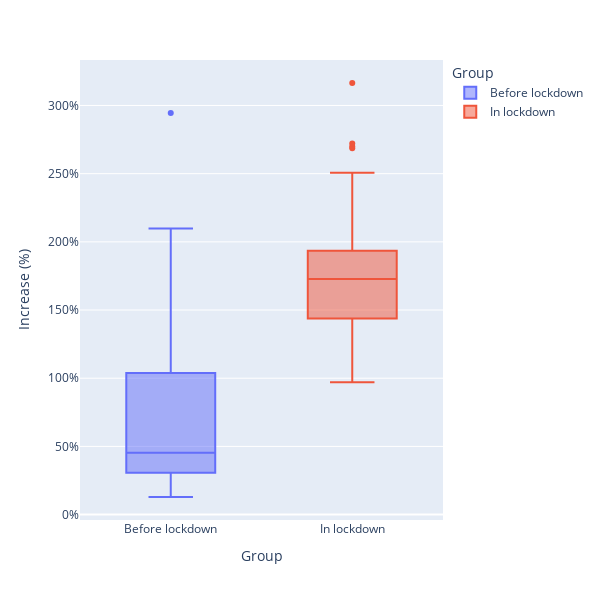

Notebook code for this chart:
### Markdown cell above
### With an R-squared of 0.470, a P-value <0.05 and a coefficient of ~1. Wich means we have around a 100% increase in average and it can't be explained by the null hypothesis.

### Code cell
import plotly.express as px
df_combined = pd.concat([df_control_covid, df_treatment_covid])
df_combined['sum_diff'] = df_combined["sum_diff"]
df = df_combined

# Create a new column 'Group' with values 'Before lockdown' for control group and 'In lockdown' for treatment group
df['Group'] = ['Before lockdown'] * len(df_control) + ['In lockdown'] * len(df_treatment)

fig = px.box(df, x='Group', y='sum_diff', color="Group")
fig.update_traces(quartilemethod="exclusive") # or "inclusive", or "linear" by default

fig.update_layout(
    yaxis=dict(
        tickformat=".0%",  # Set the tick format to display as percentage
        title="Increase (%)",  # Set the y-axis title
    ),
    height=600,  # Adjust the height to make the figure taller
    width=600,   # Adjust the width to make the figure thinner
)

fig.show()

import plotly.io as pio

# Save the figure as an HTML file
pio.write_html(fig, file='figure.html', auto_open=False)

### Figure 1 — Plotly figure (JSON) as saved in the notebook; plotly's stock layout.template omitted (floating-point values rounded to 4 significant figures)
{"data": [{"alignmentgroup": "True", "hovertemplate": "Group=%{x}<br>sum_diff=%{y}<extra></extra>", "legendgroup": "Before lockdown", "marker": {"color": "#636efa"}, "name": "Before lockdown", "notched": false, "offsetgroup": "Before lockdown", "orientation": "v", "quartilemethod": "exclusive", "showlegend": true, "type": "box", "x": ["Before lockdown", "Before lockdown", "Before lockdown", "Before lockdown", "Before lockdown", "Before lockdown", "Before lockdown", "Before lockdown", "Before lockdown", "Before lockdown", "Before lockdown", "Before lockdown", "Before lockdown", "Before lockdown", "Before lockdown", "Before lockdown", "Before lockdown", "Before lockdown", "Before lockdown", "Before lockdown", "Before lockdown", "Before lockdown", "Before lockdown", "Before lockdown", "Before lockdown", "Before lockdown", "Before lockdown", "Before lockdown", "Before lockdown", "Before lockdown", "Before lockdown", "Before lockdown", "Before lockdown", "Before lockdown", "Before lockdown", "Before lockdown", "Before lockdown", "Before lockdown", "Before lockdown", "Before lockdown", "Before lockdown", "Before lockdown", "Before lockdown", "Before lockdown", "Before lockdown", "Before lockdown", "Before lockdown", "Before lockdown", "Before lockdown", "Before lockdown", "Before lockdown", "Before lockdown", "Before lockdown", "Before lockdown", "Before lockdown", "Before lockdown", "Before lockdown", "Before lockdown", "Before lockdown", "Before lockdown", "Before lockdown", "Before lockdown", "Before lockdown", "Before lockdown", "Before lockdown", "Before lockdown"], "x0": " ", "xaxis": "x", "y": [0.4022, 0.3688, 0.1501, 0.1657, 0.3645, 0.1638, 0.2213, 0.2631, 0.2374, 0.1291, 0.1619, 0.2199, 0.2652, 0.371, 0.4293, 0.4292, 0.2767, 0.3719, 0.3077, 0.4674, 0.5134, 0.4577, 0.443, 0.3493, 0.4499, 0.6176, 0.551, 0.4495, 0.5954, 0.4693, 0.245, 0.3389, 0.5135, 0.3611, 0.2255, 0.2917, 0.3443, 0.209, 0.243, 0.3423, 0.4843, 0.3808, 0.521, 0.7524, 2.078, 1.594, 1.109, 0.9537, 0.7937, 0.7563, 1.204, 1.057, 1.313, 2.946, 1.603, 1.246, 1.039, 0.9902, 0.9348, 1.139, 2.098, 2.035, 1.846, 1.772, 1.642, 2.041], "y0": " ", "yaxis": "y"}, {"alignmentgroup": "True", "hovertemplate": "Group=%{x}<br>sum_diff=%{y}<extra></extra>", "legendgroup": "In lockdown", "marker": {"color": "#EF553B"}, "name": "In lockdown", "notched": false, "offsetgroup": "In lockdown", "orientation": "v", "quartilemethod": "exclusive", "showlegend": true, "type": "box", "x": ["In lockdown", "In lockdown", "In lockdown", "In lockdown", "In lockdown", "In lockdown", "In lockdown", "In lockdown", "In lockdown", "In lockdown", "In lockdown", "In lockdown", "In lockdown", "In lockdown", "In lockdown", "In lockdown", "In lockdown", "In lockdown", "In lockdown", "In lockdown", "In lockdown", "In lockdown", "In lockdown", "In lockdown", "In lockdown", "In lockdown", "In lockdown", "In lockdown", "In lockdown", "In lockdown", "In lockdown", "In lockdown", "In lockdown", "In lockdown", "In lockdown", "In lockdown", "In lockdown", "In lockdown", "In lockdown", "In lockdown", "In lockdown", "In lockdown", "In lockdown", "In lockdown", "In lockdown", "In lockdown", "In lockdown", "In lockdown", "In lockdown", "In lockdown", "In lockdown", "In lockdown", "In lockdown", "In lockdown", "In lockdown", "In lockdown", "In lockdown", "In lockdown", "In lockdown", "In lockdown", "In lockdown", "In lockdown", "In lockdown", "In lockdown", "In lockdown", "In lockdown", "In lockdown"], "x0": " ", "xaxis": "x", "y": [2.041, 1.734, 2.001, 1.805, 1.829, 1.832, 2.268, 2.04, 1.816, 1.601, 1.805, 2.166, 1.935, 1.876, 1.582, 1.847, 1.733, 1.774, 1.649, 1.772, 1.895, 1.617, 1.865, 2.507, 2.263, 1.56, 1.431, 1.453, 1.423, 1.966, 2.721, 1.94, 1.551, 1.522, 1.651, 1.211, 1.29, 1.342, 1.079, 1.138, 1.188, 1.201, 0.9699, 1.01, 1.102, 1.192, 1.438, 1.345, 1.303, 1.404, 2.687, 3.165, 2.699, 2.3, 2.092, 2.064, 1.743, 1.892, 1.835, 1.575, 1.465, 1.507, 1.572, 1.598, 1.728, 1.657, 1.481], "y0": " ", "yaxis": "y"}], "layout": {"boxmode": "overlay", "height": 600, "legend": {"title": {"text": "Group"}, "tracegroupgap": 0}, "margin": {"t": 60}, "width": 600, "xaxis": {"anchor": "y", "categoryarray": ["Before lockdown", "In lockdown"], "categoryorder": "array", "domain": [0, 1], "title": {"text": "Group"}}, "yaxis": {"anchor": "x", "domain": [0, 1], "tickformat": ".0%", "title": {"text": "Increase (%)"}}}}
